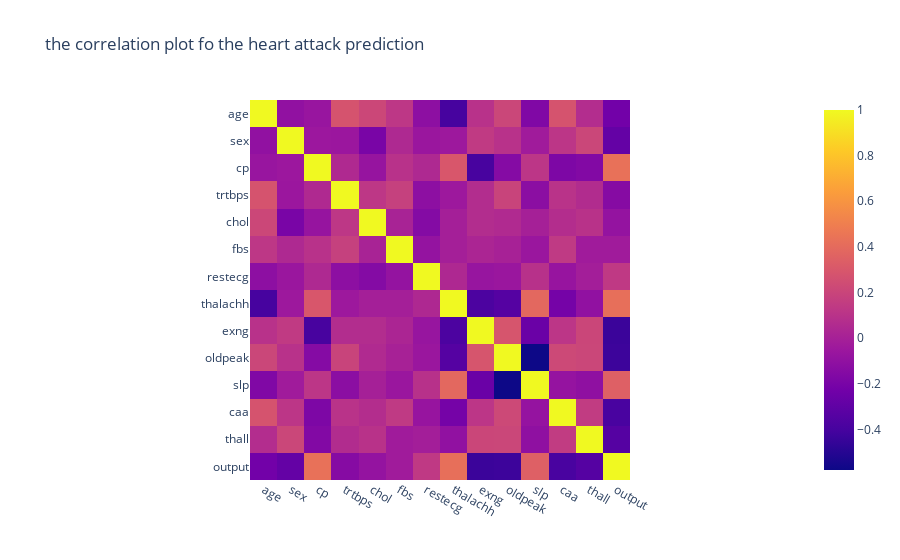

Source (notebook cell):
### Markdown cell above
#### correlation matrix :

### Code cell
import plotly.express as px
fig = px.imshow(data.corr(), title='the correlation plot fo the heart attack prediction')
fig.show()

### Figure 1 — Plotly figure (JSON) as saved in the notebook; plotly's stock layout.template omitted (floating-point values rounded to 4 significant figures; data arrays with more than 128 entries replaced by an {"elided": "..."} marker saying what was removed)
{"data": [{"coloraxis": "coloraxis", "hovertemplate": "x: %{x}<br>y: %{y}<br>color: %{z}<extra></extra>", "name": "0", "type": "heatmap", "x": ["age", "sex", "cp", "trtbps", "chol", "fbs", "restecg", "thalachh", "exng", "oldpeak", "slp", "caa", "thall", "output"], "xaxis": "x", "y": ["age", "sex", "cp", "trtbps", "chol", "fbs", "restecg", "thalachh", "exng", "oldpeak", "slp", "caa", "thall", "output"], "yaxis": "y", "z": {"elided": "14x14 float values"}}], "layout": {"coloraxis": {"colorscale": [[0, "#0d0887"], [0.1111, "#46039f"], [0.2222, "#7201a8"], [0.3333, "#9c179e"], [0.4444, "#bd3786"], [0.5556, "#d8576b"], [0.6667, "#ed7953"], [0.7778, "#fb9f3a"], [0.8889, "#fdca26"], [1, "#f0f921"]]}, "title": {"text": "the correlation plot fo the heart attack prediction"}, "xaxis": {"anchor": "y", "constrain": "domain", "domain": [0, 1], "scaleanchor": "y"}, "yaxis": {"anchor": "x", "autorange": "reversed", "constrain": "domain", "domain": [0, 1]}}}
